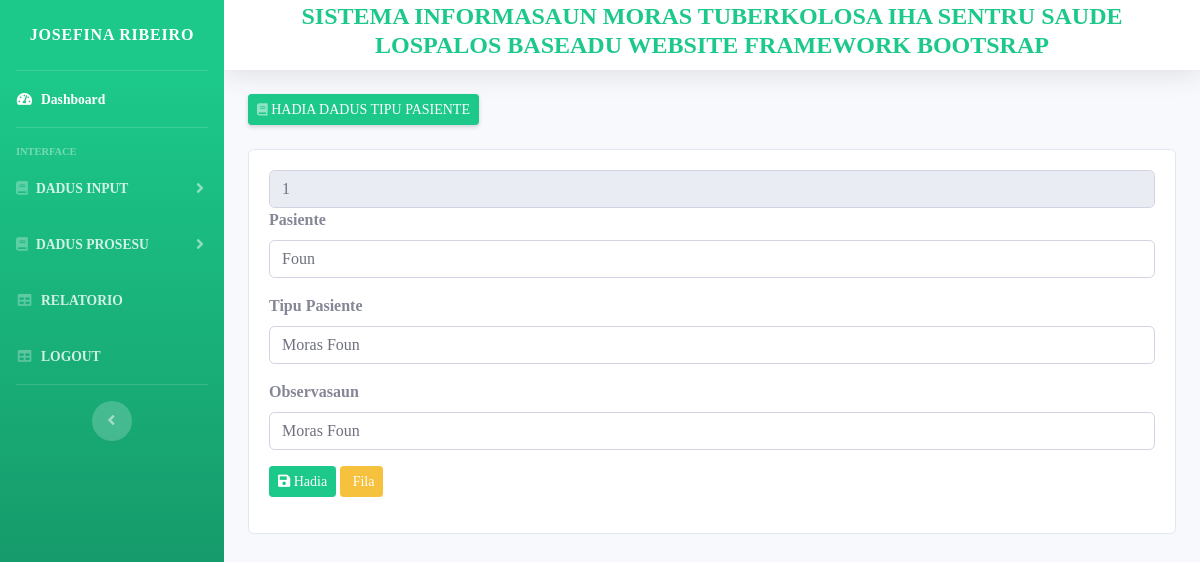
Page /?page=hadiaTPasiente&id=1 (signed in) on the committed database.
### tables this page shows
CREATE TABLE `tb_tipu_pasiente` (
  `id_tipu_pasiente` int(11) NOT NULL,
  `moras_tipu_pasiente` char(50) NOT NULL,
  `tipu_pasiente` char(50) NOT NULL,
  `obs_tipu_pasiente` char(250) NOT NULL
);

### config/function.php (called while the page is built, shortened)
<?php
function mq($sql){
	global $conn;
	return $mq = mysqli_query($conn, $sql);
}
function mfa($qName){
	return $mfa = mysqli_fetch_array($qName);
}
?>

### database/master/tpasiente/hadia.php (the view, shortened to what this page needs)
<?php
$id = $_GET['id'];
?>
<div class="col-lg-12 col-md-12">
	<div class="card">
		<div class="card-body card-block">
			<?php
				$data = mfa(mq("SELECT * FROM tb_tipu_pasiente WHERE id_tipu_pasiente='$id' "));
			 ?>
			<form action="" method="post" enctype="multipart/form-data">
				<input type="text" readonly class="form-control" name="id_pasiente" value="<?= $data['id_tipu_pasiente']; ?>">
				<div class="form-group"><label for="company" class=" form-control-label">Pasiente</label><input type="text" name="nrn_pasiente" id="company" value="<?= $data['moras_tipu_pasiente']; ?>" class="form-control"></div>
					<div class="form-group"><label for="tipu_pasiente" class=" form-control-label">Tipu Pasiente</label><input type="text" name="tipu_pasiente" id="tipu_pasiente" value="<?= $data['tipu_pasiente']; ?>" class="form-control"></div>
					<div class="form-group"><label for="folin" class=" form-control-label">Observasaun</label><input type="text" name="obs" id="folin" value="<?= $data['obs_tipu_pasiente']; ?>" class="form-control"></div>
					<div class="form-group">
						<button type="submit" name="hadia" class="btn btn-success btn-sm"><i class="menu-icon fa fa-save"></i> Hadia</button>
						<a href="?page=tpasiente" class="btn btn-warning btn-sm"><i class="menu-icon fa fa-mail-reply-all"></i> Fila</a>
					</div>
				</form>
			</div>
		</div>
	</div>

### template/sidebar.php (shortened to what this page needs)
<ul class="navbar-nav bg-gradient-success sidebar sidebar-dark accordion" id="accordionSidebar">
           <a class="sidebar-brand d-flex align-items-center justify-content-center" href="?page=dashboard">
               <div class="sidebar-brand-text "><?= $dataAdmin['nrn_admin'] ?></div>
           </a>
           <hr class="sidebar-divider my-0">
           <li class="nav-item active">
               <a class="nav-link" href="?page=dashboard">
                   <i class="fas fa-fw fa-tachometer-alt"></i>
                   <span>Dashboard</span></a>
           </li>
           <hr class="sidebar-divider">
           <div class="sidebar-heading">
               Interface
           </div>
           <li class="nav-item">
               <a class="nav-link collapsed" href="#" data-toggle="collapse" data-target="#collapseTwo"
                   aria-expanded="true" aria-controls="collapseTwo">
                   <i class="fas fa-book"></i>
                   <span>DADUS INPUT</span>
               </a>
           </li>
           <li class="nav-item">
               <a class="nav-link collapsed" href="#" data-toggle="collapse" data-target="#collapseOne"
                   aria-expanded="true" aria-controls="collapseOne">
                   <i class="fas fa-book"></i>
                   <span>DADUS PROSESU</span>
               </a>
           </li>
           <li class="nav-item">
               <a class="nav-link" href="?page=relatorio">
                   <i class="fas fa-fw fa-table"></i>
                   <span>RELATORIO</span></a>
           </li>
           <li class="nav-item">
               <a class="nav-link" href="logs/logout.php">
                   <i class="fas fa-fw fa-table"></i>
                   <span>LOGOUT</span></a>
           </li>
           <hr class="sidebar-divider d-none d-md-block">
           <div class="text-center d-none d-md-inline">
               <button class="rounded-circle border-0" id="sidebarToggle"></button>
           </div>
       </ul>

### template/header.php (style rules this page uses)
* { font-family: MV Boli; font-weight: bold; }

### rows in the picture
tb_tipu_pasiente: id_pasiente "1", nrn_pasiente "Foun", tipu_pasiente "Moras Foun", obs "Moras Foun"

### other values in the picture
$dataAdmin['nrn_admin'] "JOSEFINA RIBEIRO"
$title "HADIA DADUS TIPU PASIENTE"
